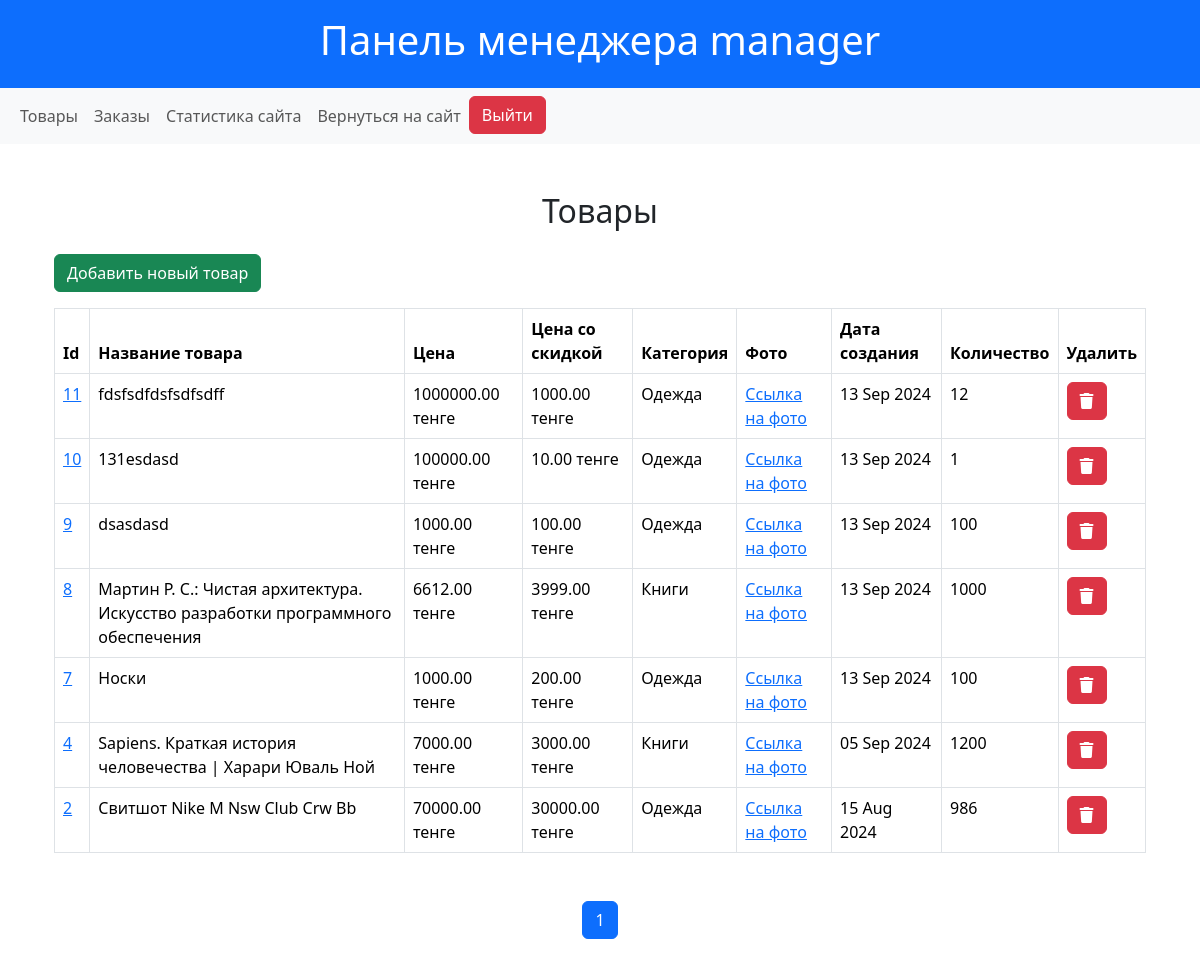
The app's page /manager/products/ (signed in) with its own data.
### shop/models.py (models this page shows, shortened)
class Product(models.Model):
    name = models.CharField(max_length=200)
    slug = models.SlugField(max_length=200, null=True, blank=True)
    description = models.TextField()
    price = models.DecimalField(max_digits=10, decimal_places=2)
    discount_price = models.DecimalField(max_digits=10, decimal_places=2, blank=True, null=True, default=0)
    category = models.ForeignKey(Category, related_name="products", on_delete=models.CASCADE)
    image = models.ImageField(upload_to='media/products/')
    created_at = models.DateTimeField(auto_now_add=True)
    quantity = models.PositiveIntegerField(default=0, blank=True)
    class Meta:
        verbose_name = "Товар"
        verbose_name_plural = "Товары"

class Category(models.Model):
    name = models.CharField(max_length=200)
    slug = models.SlugField(max_length=200, null=True, blank=True)  # Убираем unique и добавляем null=True, blank=True
    parent = models.ForeignKey('self', null=True, blank=True, related_name="children", on_delete=models.CASCADE)
    class Meta:
        verbose_name = "Категория"
        verbose_name_plural = "Категории"
    def __str__(self):
        return self.name

### shop/views.py (the view)
# urls.py: path('manager/products/', ManagerProductsView.as_view(), name='manager_products'),
class ManagerProductsView(ManagerMixin, ListView):
    model = Product
    template_name = 'manager/products.html'
    context_object_name = 'products'
    ordering = ['-created_at']
    paginate_by = 10

### shop/views.py (called while the page is built)
    def test_func(self):
        return self.request.user.groups.filter(name="Менеджеры").exists()

### shop/templates/manager/products.html (shortened to what this page needs)
{% extends "manager/base.html" %}
{% block content %}
<div class="container mt-5">
    <h2 class="text-center mb-4">Товары</h2>
    <a href="{% url 'add_product' %}" class="btn btn-success mb-3">Добавить новый товар</a>
    <table class="table table-bordered table-hover">
        <thead class="thead-light">
            <tr>
                <th scope="col">Id</th>
                <th scope="col">Название товара</th>
                <th scope="col">Цена</th>
                <th scope="col">Цена со скидкой</th>
                <th scope="col">Категория</th>
                <th scope="col">Фото</th>
                <th scope="col">Дата создания</th>
                <th scope="col">Количество</th>
                <th scope="col">Удалить</th>
            </tr>
        </thead>
        <tbody>
            {% for product in products %}
                <tr>
                    <td><a href="{% url 'update_product' product.slug %}">{{ product.pk }}</a></td>
                    <td>{{ product.name }}</td>
                    <td>{{ product.price }} тенге</td>
                    <td>{{ product.discount_price }} тенге</td>
                    <td>{{ product.category }}</td>
                    <td>
                        <a href="{{ product.image.url }}" target="_blank">Ссылка на фото</a>
                    </td>
                    <td>{{ product.created_at|date:"d M Y" }}</td>
                    <td>{{ product.quantity }}</td>
                    <td>
                        <form action="{% url 'delete_product' product.slug %}" method="post">
                            <button type="submit" class="btn btn-danger"><i class="fa-solid fa-trash"></i></button>
                        </form>
                    </td>
                </tr>
            {% endfor %}
        </tbody>
    </table>
    <div class="pagination justify-content-center mt-5">
        <ul class="pagination">
            {% for num in page_obj.paginator.page_range %}
                {% if num > page_obj.number|add:-2 and num < page_obj.number|add:2 %}
                    {% if page_obj.number == num %}
                        <li class="page-item active">
                            <span class="page-link">{{ num }}</span>
                        </li>
                    {% else %}
                        <li class="page-item">
                            <a class="page-link" href="?page={{ num }}">{{ num }}</a>
                        </li>
                    {% endif %}
                {% endif %}
            {% endfor %}
        </ul>
    </div>
</div>
{% endblock %}

### shop/templates/manager/base.html (shortened to what this page needs)
<!DOCTYPE html>
<html lang="en">
<head>
    <link href="https://cdn.jsdelivr.net/npm/bootstrap@5.3.3/dist/css/bootstrap.min.css" rel="stylesheet">
    <link rel="stylesheet" href="https://cdnjs.cloudflare.com/ajax/libs/font-awesome/6.6.0/css/all.min.css" />
</head>
<body>
    <header class="bg-primary text-white text-center py-3 ">
        <h1>
            Панель менеджера {{ user.username }}
        </h1>
    </header>
    <nav class="navbar navbar-expand-lg navbar-light bg-light mb-4">
        <div class="container-fluid">
            <div class="navbar-nav">
                <a class="nav-link" href="{% url 'manager_products' %}">Товары</a>
                <a class="nav-link" href="{% url 'manager_orders' %}">Заказы</a>
                <a class="nav-link" href="{% url 'manager_dashboard' %}">Статистика сайта</a>
                <a class="nav-link" href="{% url 'product_list' %}">Вернуться на сайт</a>
                <form action="{% url 'logout' %}" method="post" style="display:inline;" class="d-inline">
                    <button class="btn btn-danger" type="submit">Выйти</button>
                </form>
            </div>
        </div>
    </nav>
    <div class="container">
        {% block content %}
        {% endblock %}
    </div>
</body>
</html>

### records on screen
Product: pk "11", name "fdsfsdfdsfsdfsdff", price "1000000.00", discount_price "1000.00", category "Одежда", created_at "13 Sep 2024", quantity "12"
Product: pk "10", name "131esdasd", price "100000.00", discount_price "10.00", category "Одежда", created_at "13 Sep 2024", quantity "1"
Product: pk "9", name "dsasdasd", price "1000.00", discount_price "100.00", category "Одежда", created_at "13 Sep 2024", quantity "100"
Product: pk "8", name "Мартин Р. С.: Чистая архитектура. Искусство разработки программного обеспечения", price "6612.00", discount_price "3999.00", category "Книги", created_at "13 Sep 2024", quantity "1000"
Product: pk "7", name "Носки", price "1000.00", discount_price "200.00", category "Одежда", created_at "13 Sep 2024", quantity "100"
Product: pk "4", name "Sapiens. Краткая история человечества | Харари Юваль Ной", price "7000.00", discount_price "3000.00", category "Книги", created_at "05 Sep 2024", quantity "1200"
Product: pk "2", name "Свитшот Nike M Nsw Club Crw Bb", price "70000.00", discount_price "30000.00", category "Одежда", created_at "15 Aug 2024", quantity "986"

### other values on screen
{{ user.username }} "manager"
{{ num }} "1"
